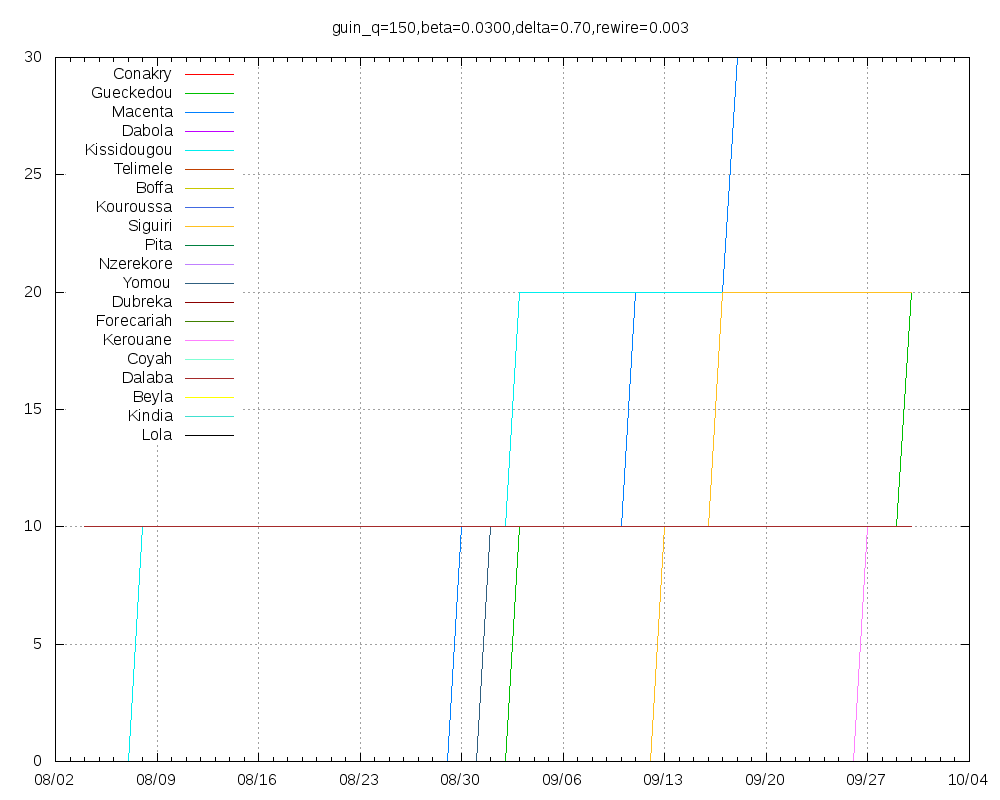

This figure's gnuplot source:
set title "guin_q=150,beta=0.0300,delta=0.70,rewire=0.003"
set key top left
set grid
set xdata time
set timefmt "%Y-%m-%d"
set terminal png size 1000,800
set output "guin_q=150,beta=0.0300,delta=0.70,rewire=0.003.png"
plot "Conakry.tab" using 1:2 title "Conakry" with lines,"Gueckedou.tab" using 1:2 title "Gueckedou" with lines,"Macenta.tab" using 1:2 title "Macenta" with lines,"Dabola.tab" using 1:2 title "Dabola" with lines,"Kissidougou.tab" using 1:2 title "Kissidougou" with lines,"Telimele.tab" using 1:2 title "Telimele" with lines,"Boffa.tab" using 1:2 title "Boffa" with lines,"Kouroussa.tab" using 1:2 title "Kouroussa" with lines,"Siguiri.tab" using 1:2 title "Siguiri" with lines,"Pita.tab" using 1:2 title "Pita" with lines,"Nzerekore.tab" using 1:2 title "Nzerekore" with lines,"Yomou.tab" using 1:2 title "Yomou" with lines,"Dubreka.tab" using 1:2 title "Dubreka" with lines,"Forecariah.tab" using 1:2 title "Forecariah" with lines,"Kerouane.tab" using 1:2 title "Kerouane" with lines,"Coyah.tab" using 1:2 title "Coyah" with lines,"Dalaba.tab" using 1:2 title "Dalaba" with lines,"Beyla.tab" using 1:2 title "Beyla" with lines,"Kindia.tab" using 1:2 title "Kindia" with lines,"Lola.tab" using 1:2 title "Lola" with lines
